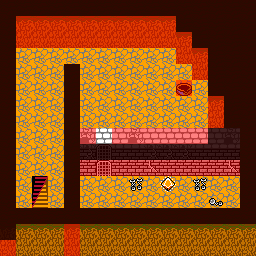

Rendered tile map (Tiled .tmx) drawn with the repository's tilesets; below, a short description and the full map source, tile grids included:
An orthogonal 16x16 tile map with 16x16 px tiles, 7 tile layers (floor, overfloor, furniture, ceiling, ...) and 10 objects (hit_die, stairs, door1, hidden_ghost, trigger, ...).

<map version="1.2" tiledversion="1.3.4" orientation="orthogonal" renderorder="right-down" width="16" height="16" tilewidth="16" tileheight="16" infinite="0" nextlayerid="9" nextobjectid="11">
 <properties>
  <property name="for_of_war" type="bool" value="true" />
  <property name="music" value="sakura.wav" />
  <property name="name" value="Village Cave" />
  <property name="vision_radius" type="int" value="5" />
 </properties>
 <tileset firstgid="1" source="tiled_tileset.tsx" />
 <layer id="1" name="floor" width="16" height="16">
  <data encoding="csv">
5,5,5,5,5,5,5,5,5,5,5,5,5,5,5,5,
5,21,21,21,21,21,21,21,21,21,21,5,5,5,5,5,
5,37,37,37,37,37,37,37,37,37,37,21,5,5,5,5,
5,53,53,53,53,53,53,53,53,53,53,37,21,5,5,5,
5,53,53,53,5,53,53,53,53,53,53,53,37,5,5,5,
5,53,53,53,5,53,53,53,53,53,53,53,53,5,5,5,
5,53,53,53,5,53,53,53,53,53,53,53,53,21,5,5,
5,53,53,53,5,53,53,53,53,53,53,53,53,37,5,5,
5,53,53,53,5,8,69,69,8,69,69,69,69,69,8,5,
5,53,53,53,5,24,70,70,70,24,24,24,70,70,70,5,
5,53,53,53,5,71,71,71,71,40,71,71,71,71,40,5,
5,53,133,53,5,53,53,53,53,53,53,53,53,53,53,5,
5,53,149,53,5,53,53,53,53,53,53,53,53,53,53,5,
5,5,5,5,5,5,5,5,5,5,5,5,5,5,5,5,
21,21,21,21,21,21,21,21,21,21,21,21,21,21,21,21,
37,37,37,37,37,37,37,37,37,37,37,37,37,37,37,37
</data>
 </layer>
 <layer id="2" name="overfloor" width="16" height="16">
  <data encoding="csv">
0,0,0,0,0,0,0,0,0,0,0,0,0,0,0,0,
0,0,0,0,0,0,0,0,0,0,0,0,0,0,0,0,
0,0,0,0,0,0,0,0,0,0,0,0,0,0,0,0,
0,0,0,0,0,0,0,0,0,0,0,0,0,0,0,0,
0,0,0,0,0,0,0,0,0,0,0,0,0,0,0,0,
0,0,0,0,0,0,0,0,0,0,0,0,0,0,0,0,
0,0,0,0,0,0,0,0,0,0,0,0,0,0,0,0,
0,0,0,0,0,0,0,0,0,0,0,0,0,0,0,0,
0,0,0,0,0,0,0,0,0,0,0,0,0,0,0,0,
0,0,0,0,0,0,0,0,0,0,0,0,0,0,0,0,
0,0,0,0,0,0,0,0,0,0,0,0,0,0,0,0,
0,0,0,0,0,0,0,0,0,0,0,0,0,0,0,0,
0,0,0,0,0,0,0,0,0,0,0,0,0,0,0,0,
0,0,0,0,0,0,0,0,0,0,0,0,0,0,0,0,
0,0,0,0,0,0,0,0,0,0,0,0,0,0,0,0,
0,0,0,0,0,0,0,0,0,0,0,0,0,0,0,0
</data>
 </layer>
 <layer id="3" name="furniture" width="16" height="16">
  <data encoding="csv">
0,0,0,0,0,0,0,0,0,0,0,0,0,0,0,0,
0,0,0,0,0,0,0,0,0,0,0,0,0,0,0,0,
0,0,0,0,0,0,0,0,0,0,0,0,0,0,0,0,
0,0,0,0,0,0,0,0,0,0,0,0,0,0,0,0,
0,0,0,0,0,0,0,0,0,0,0,0,0,0,0,0,
0,0,0,0,0,0,0,0,0,0,0,202,0,0,0,0,
0,0,0,0,0,0,0,0,0,0,0,0,0,0,0,0,
0,0,0,0,0,0,0,0,0,0,0,0,0,0,0,0,
0,0,0,0,0,0,0,0,0,0,0,0,0,0,0,0,
0,0,0,0,0,0,153,0,0,0,0,0,0,0,0,0,
0,0,0,0,0,0,153,0,0,0,0,0,0,0,0,0,
0,0,0,0,0,0,0,0,196,0,255,0,196,0,0,0,
0,0,0,0,0,0,0,0,0,0,0,0,0,212,0,0,
0,0,0,0,0,0,0,0,0,0,0,0,0,0,0,0,
0,0,0,0,0,0,0,0,0,0,0,0,0,0,0,0,
0,0,0,0,0,0,0,0,0,0,0,0,0,0,0,0
</data>
 </layer>
 <layer id="4" name="ceiling" width="16" height="16">
  <data encoding="csv">
0,0,0,0,0,0,0,0,0,0,0,0,0,5,5,5,
0,0,0,0,0,0,0,0,0,0,0,0,0,5,5,5,
0,0,0,0,0,0,0,0,0,0,0,0,0,0,5,5,
0,0,0,0,0,0,0,0,0,0,0,0,0,0,0,0,
0,0,0,0,0,0,0,0,0,0,0,0,0,0,0,0,
0,0,0,0,0,0,0,0,0,0,0,0,0,0,0,0,
0,0,0,0,0,0,0,0,0,0,0,0,0,0,0,0,
0,0,0,0,0,0,0,0,0,0,0,0,0,0,0,0,
0,0,0,0,0,0,69,0,0,0,0,0,0,0,0,0,
0,0,0,0,0,0,0,0,0,0,0,0,0,0,0,0,
0,0,0,0,0,0,0,0,0,0,0,0,0,0,0,0,
0,0,0,0,0,0,0,0,0,0,0,0,0,0,0,0,
0,0,0,0,0,0,0,0,0,0,0,0,0,0,0,0,
0,0,0,0,0,0,0,0,0,0,0,0,0,0,0,0,
0,0,0,0,0,0,0,0,0,0,0,0,0,0,0,0,
0,0,0,0,0,0,0,0,0,0,0,0,0,0,0,0
</data>
 </layer>
 <layer id="5" name="overceiling" width="16" height="16">
  <data encoding="csv">
0,0,0,0,0,0,0,0,0,0,0,0,0,0,0,0,
0,0,0,0,0,0,0,0,0,0,0,0,0,0,0,0,
0,0,0,0,0,0,0,0,0,0,0,0,0,0,0,0,
0,0,0,0,0,0,0,0,0,0,0,0,0,0,0,0,
0,0,0,0,0,0,0,0,0,0,0,0,0,0,0,0,
0,0,0,0,0,0,0,0,0,0,0,0,0,0,0,0,
0,0,0,0,0,0,0,0,0,0,0,0,0,0,0,0,
0,0,0,0,0,0,0,0,0,0,0,0,0,0,0,0,
0,0,0,0,0,0,0,0,0,0,0,0,0,0,0,0,
0,0,0,0,0,0,0,0,0,0,0,0,0,0,0,0,
0,0,0,0,0,0,0,0,0,0,0,0,0,0,0,0,
0,0,0,0,0,0,0,0,0,0,0,0,0,0,0,0,
0,0,0,0,0,0,0,0,0,0,0,0,0,0,0,0,
0,0,0,0,0,0,0,0,0,0,0,0,0,0,0,0,
0,0,0,0,0,0,0,0,0,0,0,0,0,0,0,0,
0,0,0,0,0,0,0,0,0,0,0,0,0,0,0,0
</data>
 </layer>
 <layer id="6" name="obstacle" width="16" height="16">
  <data encoding="csv">
2,2,2,2,2,2,2,2,2,2,2,2,2,2,2,2,
2,2,2,2,2,2,2,2,2,2,2,2,2,2,2,2,
2,2,2,2,2,2,2,2,2,2,2,2,2,2,2,2,
2,0,0,0,0,0,0,0,0,0,0,2,2,2,2,2,
2,0,0,0,2,0,0,0,0,0,0,0,2,2,2,2,
2,0,0,0,2,0,0,0,0,0,0,2,0,2,2,2,
2,0,0,0,2,0,0,0,0,0,0,0,0,2,2,2,
2,0,0,0,2,0,0,0,0,0,0,0,0,2,2,2,
2,0,0,0,2,2,0,2,2,2,2,2,2,2,2,2,
2,0,0,0,2,2,2,2,2,2,2,2,2,2,2,2,
2,0,0,0,2,2,2,2,2,2,2,2,2,2,2,2,
2,0,0,0,2,0,0,0,0,0,0,0,0,0,0,2,
2,0,0,0,2,0,0,0,0,0,0,0,0,0,0,2,
2,2,2,2,2,2,2,2,2,2,2,2,2,2,2,2,
2,0,0,0,2,0,0,0,0,0,0,0,0,0,0,0,
2,0,0,0,2,0,0,0,0,0,0,0,0,0,0,0
</data>
 </layer>
 <layer id="7" name="invisible" width="16" height="16">
  <data encoding="csv">
4,4,4,4,4,4,4,4,4,4,4,4,4,4,4,4,
4,0,0,0,0,0,0,0,0,0,0,4,4,4,4,4,
4,0,0,0,0,0,0,0,0,0,0,0,4,4,4,4,
4,0,0,0,0,0,0,0,0,0,0,0,0,4,4,4,
4,0,0,0,4,0,0,0,0,0,0,0,0,4,4,4,
4,0,0,0,4,0,0,0,0,0,0,0,0,4,4,4,
4,0,0,0,4,0,0,0,0,0,0,0,0,0,4,4,
4,0,0,0,4,0,0,0,0,0,0,0,0,0,4,4,
4,0,0,0,4,0,0,0,0,0,0,0,0,4,4,4,
4,0,0,0,4,4,4,4,4,4,4,4,4,4,4,4,
4,0,0,0,4,0,0,0,0,0,0,0,0,0,0,4,
4,0,0,0,4,0,0,0,0,0,0,0,0,0,0,4,
4,0,0,0,4,0,0,0,0,0,0,0,0,0,0,4,
4,4,4,4,4,4,4,4,4,4,4,4,4,4,4,4,
4,0,0,0,0,0,0,0,0,0,0,0,0,0,0,0,
0,0,0,0,0,0,0,0,0,0,0,0,0,0,0,0
</data>
 </layer>
 <objectgroup id="8" name="objects">
  <object id="1" name="hit_die" x="161.168" y="177.7" width="13.9091" height="13.6364">
   <properties>
    <property name="type" value="hit_die" />
   </properties>
  </object>
  <object id="2" name="stairs" x="34.0474" y="193.588" width="12.125" height="13.875">
   <properties>
    <property name="destiny" value="lake_temple:stairs" />
    <property name="key" value="" />
    <property name="locked" type="bool" value="false" />
    <property name="type" value="door" />
   </properties>
  </object>
  <object id="3" name="door1" x="99.7847" y="147.082" width="9" height="26.5784">
   <properties>
    <property name="invisible" type="bool" value="true" />
    <property name="key" value="" />
    <property name="locked" type="bool" value="false" />
    <property name="open_delta_x" type="int" value="1" />
    <property name="open_delta_y" type="int" value="0" />
    <property name="type" value="door" />
   </properties>
  </object>
  <object id="4" name="hidden_ghost" x="243.786" y="8.66026">
   <properties>
    <property name="type" value="ghost_girl" />
   </properties>
   <point />
  </object>
  <object id="5" name="trigger" x="86.1696" y="111.717" width="37.6721" height="13.4234" />
  <object id="6" name="pre_trigger" x="129.904" y="177.102" width="11.6913" height="27.7128" />
  <object id="7" name="well" x="178.401" y="82.2725" width="11.6913" height="11.6913" />
  <object id="8" name="bones3" x="81.0776" y="195.115" width="11.3333" height="11">
   <properties>
    <property name="item1" value="_key:item:skull" />
    <property name="type" value="hoard" />
   </properties>
  </object>
  <object id="9" name="bones2" x="225.95" y="178.422" width="11.3333" height="11">
   <properties>
    <property name="item1" value="_key:item:rib_cage" />
    <property name="type" value="hoard" />
   </properties>
  </object>
  <object id="10" name="bones1" x="226.844" y="194.519" width="11.3333" height="11">
   <properties>
    <property name="item1" value="_key:item:skull" />
    <property name="type" value="hoard" />
   </properties>
  </object>
 </objectgroup>
</map>
